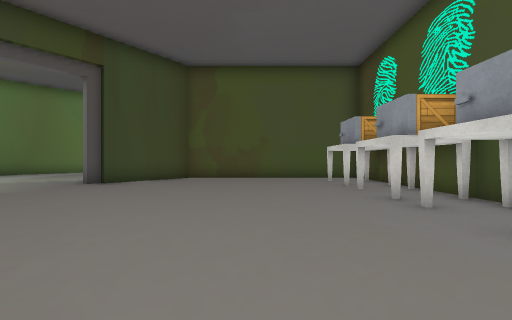
View 1 (above)

16 first-person views from a walk through a scene from a Unity 3-D project. The camera is 0.72 m above the floor, looks level and sees 90° across. The floor is counted in squares, 1 m on a side. Each view is taken from the middle of a square. On the plan, view 1 faces up. The plan holds only what a view shows up to about 9 squares ahead; the rest is blank. The place goes on beyond the plan. The player character is not drawn. Door leaves are left out, so doorways stand open. Some surface patterns are stand-ins.

View 2
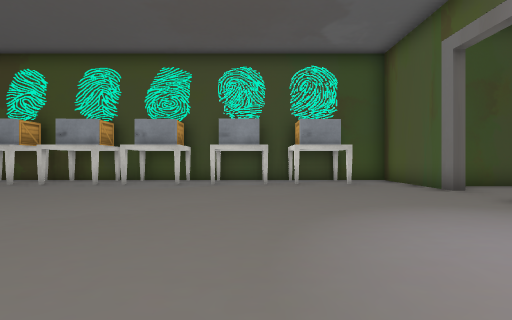

View 3
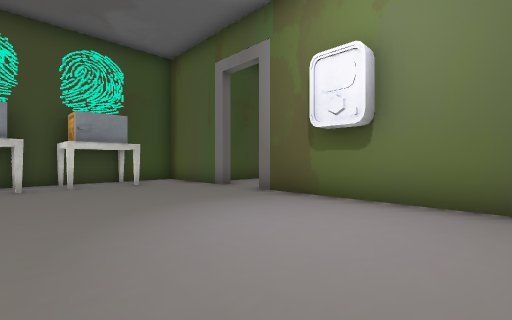

View 4
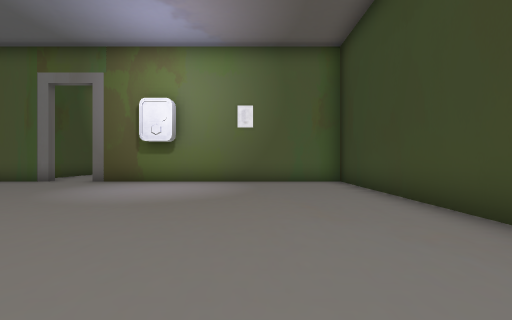

View 5
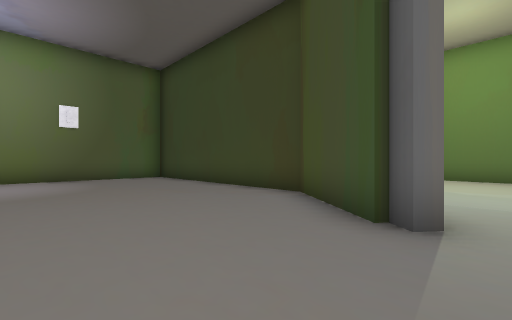

View 6
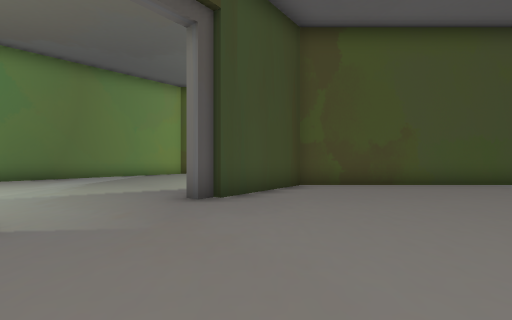

View 7
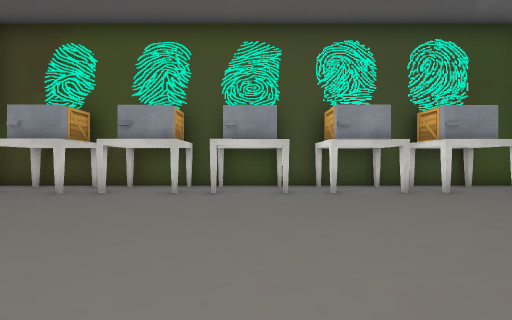

View 8
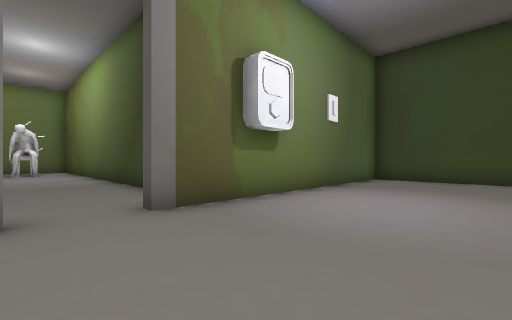

View 9
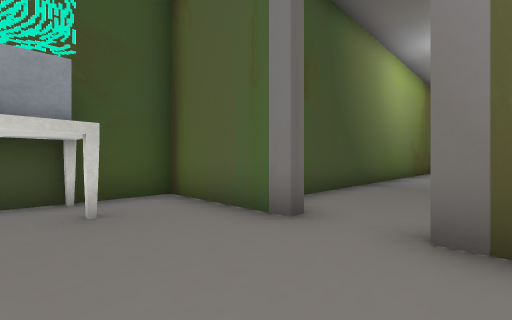

View 10
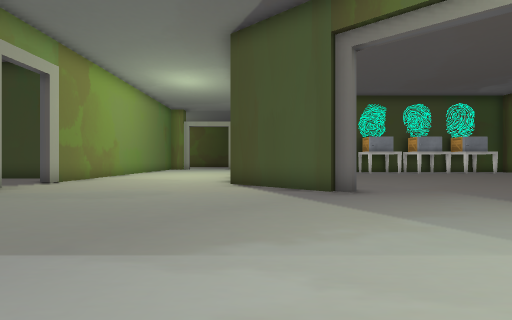

View 11
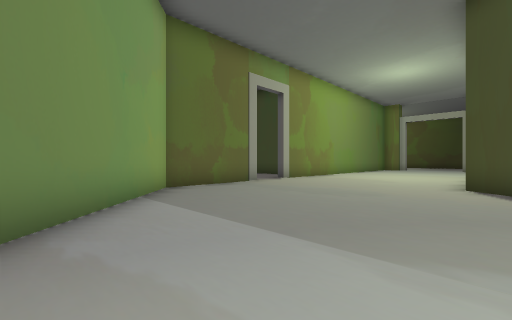

View 12
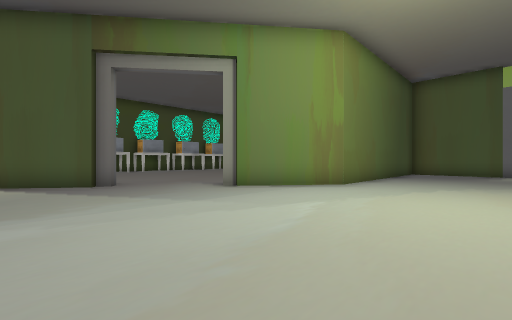

View 13
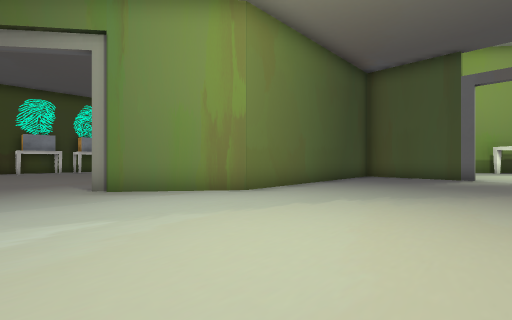

View 14
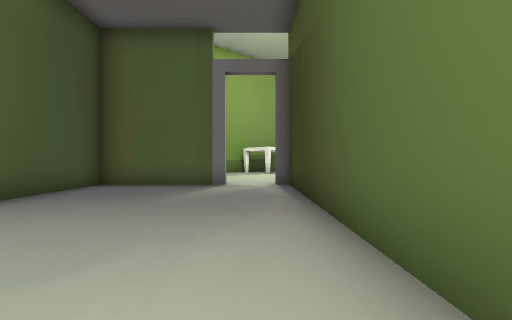

View 15
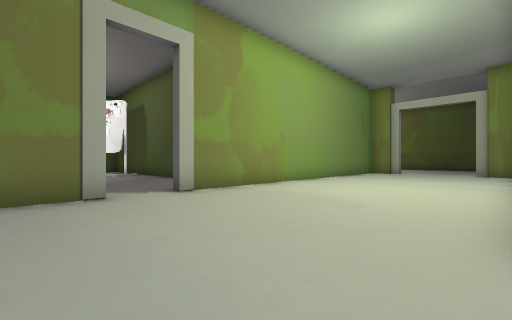

View 16
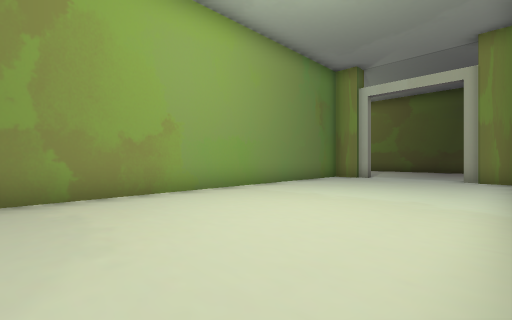

### Floor plan
Points are (right, up) in squares from view 1. A wall is a line through its corners. A room is listed if a view was taken in it or the views show most of it. See-through windows are left out.
Room 1 (views 1, 2, 3, 4, 5, 6, 7, 8, 9)
walls: (4.1, 0.6) (4.1, 10.2); (-7, 4.9) (-8.8, 2.6) (-8.8, -4.6) (-0.5, -4.6); (-6.9, 5.3) (-7.2, 4.9); (1, -4.6) (4.1, -4.6) (4.1, -0.4); (-4.8, 8) (-5.1, 7.7); (3.4, 10.3) (-2.7, 10.3) (-4.7, 7.9)
ways out: open door at (-6, 6.5) to room 2; open door at (1, -4.5)
objects: table (3, -1); table (3, 4); table (3, 9) to (4, 9); table (4, 6)
Room 2 (views 10, 11, 12, 13, 14, 15, 16)
walls: (-5.2, 8.3) (-3.2, 10.8); (-5.1, 7.7) (-5.3, 7.9) (-5.1, 8.2); (-4.5, 16.4) (-7.9, 16.4) (-12.5, 11.5); (-15, 6) (-15, 4.2); (-15, 2.1) (-15, -4.4); (5.4, 16.4) (-3.1, 16.4); (8.3, 11) (8.3, 11.8); (8.4, 11.6) (8.4, 12.1); (-13.1, -4.4) (-9.5, -4.4) (-9.5, 2.8) (-7.5, 5.3)
ways out: open door at (-6, 6.5) to room 1; open door at (-13.8, -4.6); open door at (-4, 16); open door at (8.5, 13.5)

Positions as (right, up) in squares from view 1, and headings:
1: (0, 0), facing up
2: (-5, 0), facing right
3: (-5, 0), facing down-right
4: (-6, 4), facing down
5: (-4, 6), facing down-left
6: (-4, 3), facing up
7: (-3, 3), facing right
8: (1, -1), facing down-left
9: (-1, -2), facing down-right
10: (-11, 10), facing right
11: (-11, 10), facing up-right
12: (-13, 10), facing down-right
13: (-14, 7), facing down-right
14: (-14, 3), facing down
15: (-6, 11), facing up-right
16: (-2, 11), facing up-right
